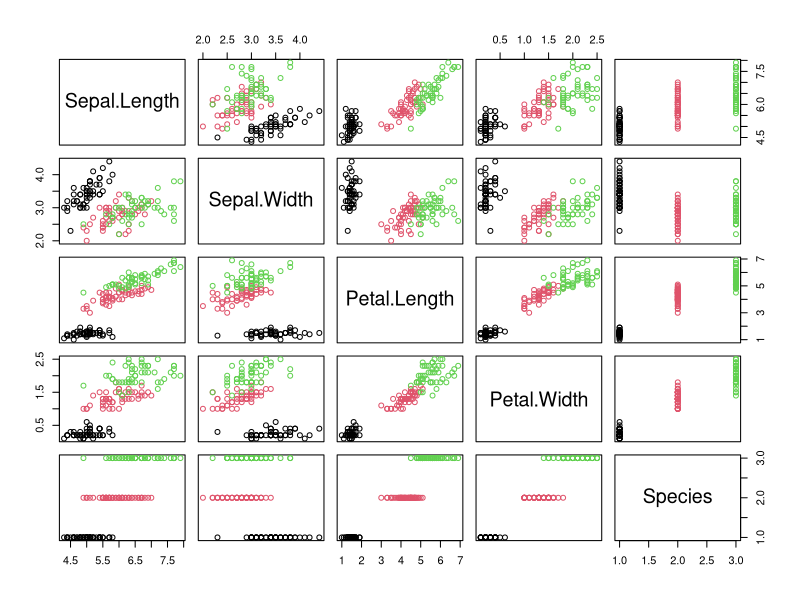
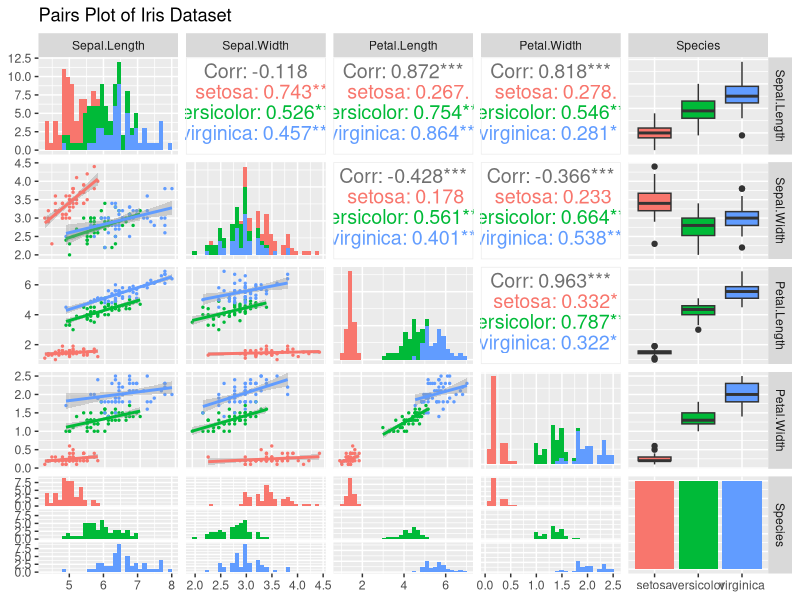
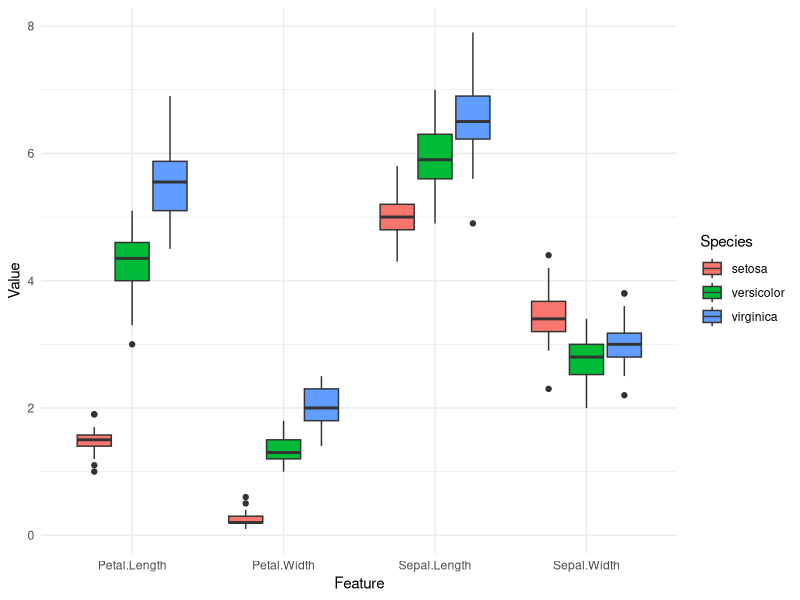
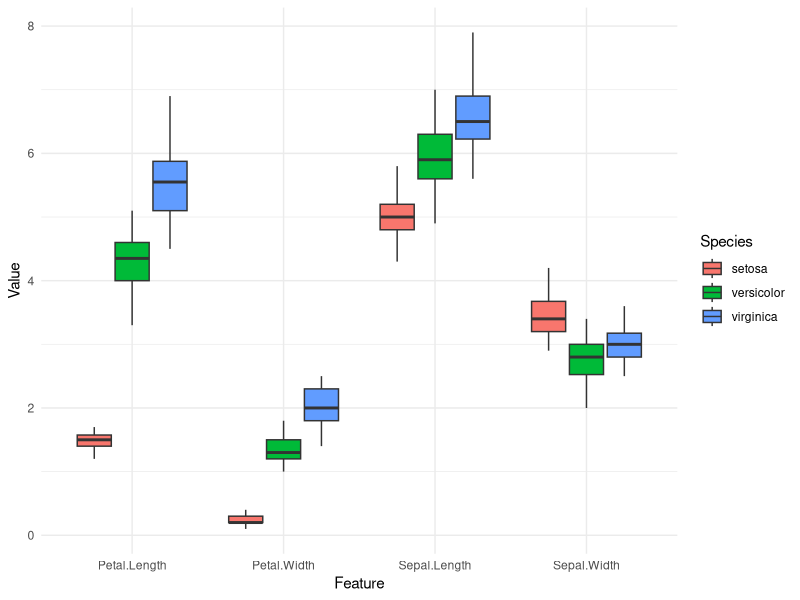

Generate these figures, in order, with R:
# Load necessary libraries
library(tidyverse)
library(caret)
library(randomForest)
library(GGally)


# Load the Iris dataset
data("iris")

# Display the first few rows of the dataset
head(iris)

# Check for missing values
sum(is.na(iris))

# Pairplot to visualize relationships between features
pairs(iris, col = iris$Species)

ggpairs(iris,   
        aes(color = Species), 
        title = "Pairs Plot of Iris Dataset",
        upper = list(continuous = wrap("cor", size = 5)),
        lower = list(continuous = wrap("smooth", size = 0.5)),
        diag = list(continuous = wrap("barDiag")))

# Boxplot to visualize the distribution of each feature
iris_long <- pivot_longer(iris, cols = -Species, names_to = "Feature", values_to = "Value")
view(iris_long)
ggplot(iris_long, aes(x = Feature, y = Value, fill = Species)) +
  geom_boxplot() +
  theme_minimal()

ggplot(iris_long,aes(x = Feature, y=Value)) +
  geom_boxplot(aes(fill=Species), outliers = FALSE)+
  scale_color_brewer(palette="Dark2")+
  theme_minimal()


##### RandomForest Model Train
# Split the dataset into training and testing sets
set.seed(42)
trainIndex <- createDataPartition(iris$Species, p = 0.8, list = FALSE)
trainIndex
iris_train <- iris[trainIndex, ]
iris_train
iris_test <- iris[-trainIndex, ]
iris_test


# Standardize the features
preProc <- preProcess(iris_train[, -5], method = c("center", "scale"))
iris_train_scaled <- predict(preProc, iris_train)
iris_test_scaled <- predict(preProc, iris_test[, -5])

# Initialize the Random Forest classifier
rf_model <- randomForest(Species ~ ., data = iris_train_scaled, ntree = 1000, random_state = 42)

# Make predictions
rf_predictions <- predict(rf_model, iris_test_scaled)

# Evaluate the model
confusion_matrix <- confusionMatrix(rf_predictions, iris_test$Species)
print(confusion_matrix)

# Custom Input model Test
input_data <- data.frame(
  Sepal.Length=c(5.1,6.2,5.7),
  Sepal.Width=c(3.5,3.2,2.8),
  Petal.Length=c(1.4,4.5,4.5),
  Petal.Width=c(0.2,1.5,1.3)
)

input_data_scaled <- predict(preProc, input_data) 
predict(rf_model, input_data_scaled)

########
## RandomForest and decision tree based models do not necessarily need standardization

# Split the dataset into training and testing sets
set.seed(42)
trainIndex <- createDataPartition(iris$Species, p = 0.8, list = FALSE)
iris_train <- iris[trainIndex, ]
iris_test <- iris[-trainIndex, ]

# Initialize the Random Forest classifier
rf_model <- randomForest(Species ~ ., data = iris_train, ntree = 1000, random_state = 42)

# Make predictions
rf_predictions <- predict(rf_model, iris_test)

# Evaluate the model
confusion_matrix <- confusionMatrix(rf_predictions, iris_test$Species)
print(confusion_matrix)

# Custom Input model Test
input_data <- data.frame(
  Sepal.Length=c(5.1,6.2,5.7),
  Sepal.Width=c(3.5,3.2,2.8),
  Petal.Length=c(1.4,4.5,4.5),
  Petal.Width=c(0.2,1.5,1.3)
)

predict(rf_model, input_data)
